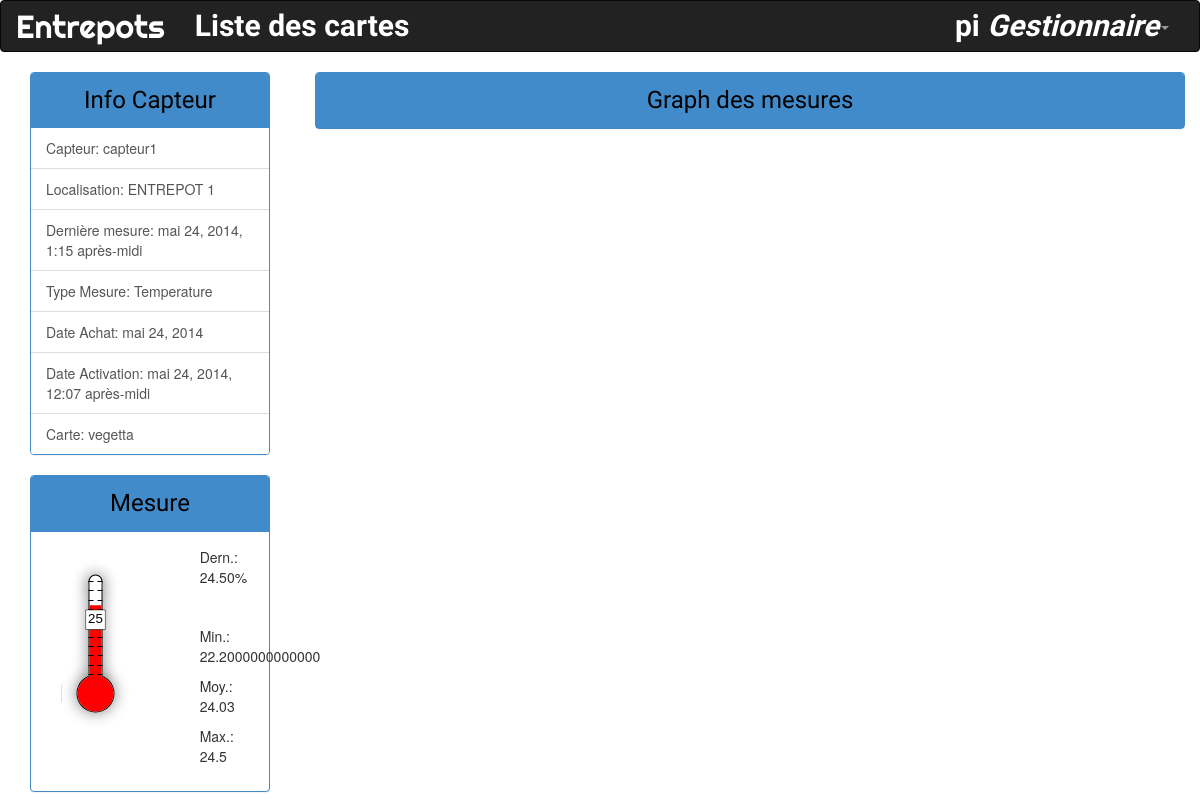
The app's page /mesure/capteur/capteur1/ (signed in), older data.
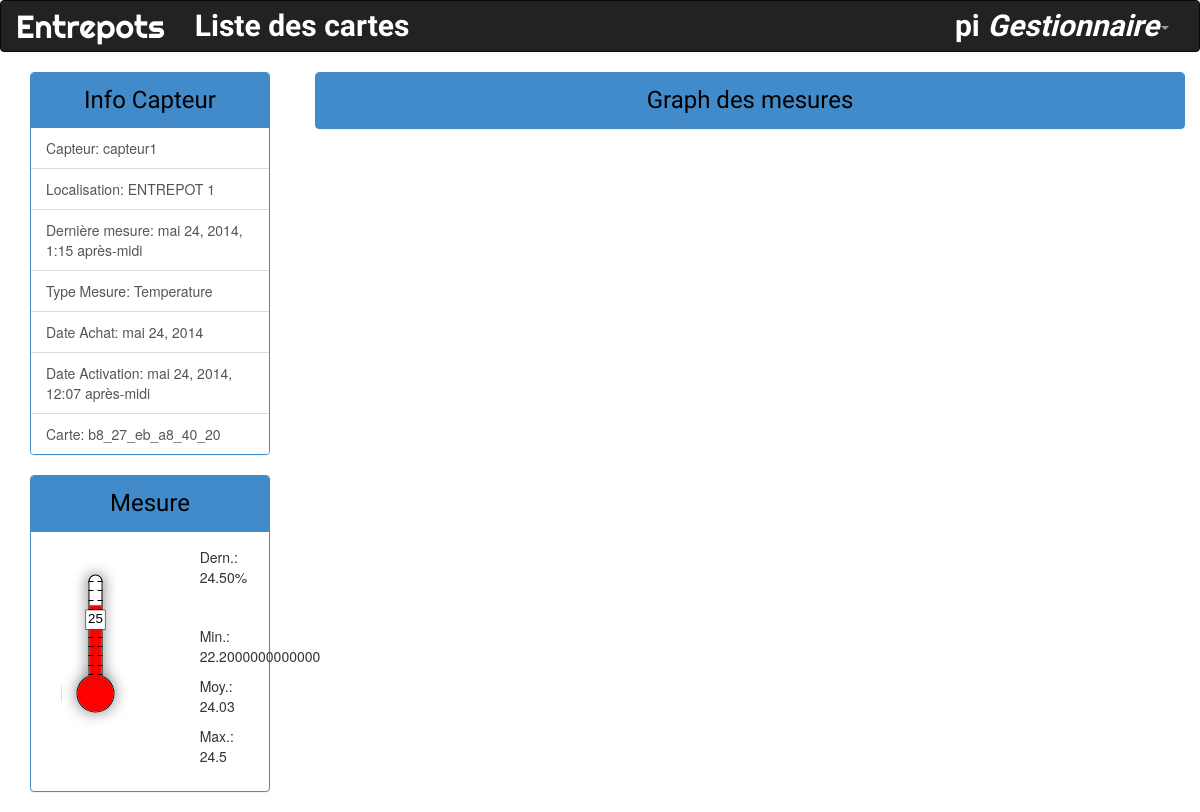
The same page, newer data.
### moniteur/models.py (models this page shows, shortened)
class Capteur(models.Model):
    objects = CapteurManager()
    slug = models.SlugField(max_length=30, unique=True, blank=True)
    ENTREPOT1 = 'ENTREPOT_1'
    ENTREPOT2 = 'ENTREPOT_2'
    ENTREPOT3 = 'ENTREPOT_3'
    ENTREPOT4 = 'ENTREPOT_4'
    LOCAL_CHOICES = (
        (ENTREPOT1, 'Entrepot 1'),
        (ENTREPOT2, 'Entrepot 2'),
        (ENTREPOT3, 'Entrepot 3'),
        (ENTREPOT4, 'Entrepot 4'),
    )
    HYGROMETRIE = 'Hygrometrie'
    TEMPERATURE = 'Temperature'
    MESURE_TYPE = (
        (HYGROMETRIE, 'Hygrometrie'),
        (TEMPERATURE, 'Temperature'),
    )
    localisation= models.CharField(max_length=10,
                                   choices=LOCAL_CHOICES,
                                   default=ENTREPOT1)
    type_mesure = models.CharField(max_length=12,
                                   choices=MESURE_TYPE,
                                   default=TEMPERATURE,
                                   blank=True,
                                   null=True)
    nom_capteur = models.CharField(max_length=30, unique=True)
    marque = models.CharField(max_length=30, blank=True, null=True)
    date_activation = models.DateTimeField(blank=True, null=True)
    date_achat = models.DateField(blank=True, null=True)
    carte = models.ForeignKey(Carte)

class Carte(models.Model):
    objects = CarteManager()
    slug = models.SlugField(max_length=30, unique=True, blank=True)
    RASPBERRY = 'Raspberry'
    ARDUINO = 'Arduino'
    DALLAS = 'Dallas'
    CARTE_TYPE = (
        (RASPBERRY, 'Raspberry'),
        (ARDUINO, 'Arduino'),
        (DALLAS, 'Dallas'),
    )
    nom_carte = models.CharField(max_length=30, unique=True)
    type_carte = models.CharField(max_length=12,
                                   choices=CARTE_TYPE,
                                   default=RASPBERRY,
                                   blank=True,
                                   null=True)
    mac = models.CharField(max_length=30, blank=True, unique=True)
    memoire_disque = models.CharField(max_length=30, blank=True, null=True)
    is_activated = models.BooleanField()
    status = models.CharField(max_length=6)
    def __unicode__(self):
        return u"%s" % self.nom_carte

class Mesure(models.Model):
    valeur = models.DecimalField(max_digits=5, decimal_places=2)
    date_mesure = models.DateTimeField(blank=True, null=True)
    capteur = models.ForeignKey(Capteur)

### moniteur/views.py (the view)
# urls.py: url(r'^capteur/(?P<slug>[-_.\w]+)/$', CapteurDetailView.as_view(), name='capteur-detail'),
class CapteurDetailView(DetailView):
    model = Capteur
    context_object_name = 'capteur'
    template_name = 'capteur-detail.html'
    def get_context_data(self, **kwargs):
        context = super(CapteurDetailView, self).get_context_data(**kwargs)
        capteur = self.kwargs['slug']
        capteur = Capteur.objects.get(slug=capteur)
        mesures = Mesure.objects.filter(capteur=capteur)
        stats = mesures.aggregate(Avg('valeur'), Max('valeur'), Min('valeur'))
        capteur.mes_moy = stats['valeur__avg']
        capteur.mes_max = stats['valeur__max']
        capteur.mes_min = stats['valeur__min']
        capteur.last_mesure = mesures.last()
        context['capteur'] = capteur
        context['mesures'] = mesures.order_by('-date_mesure')[:5]
        return context

### moniteur/templatetags/custom_tags.py (called while the page is built)
@register.filter(name='display_name')
def display_name(nom):
    try :
        nom = nom.replace("_", " ")
    except:
        nom = None
    return nom

### visualisation/templates/capteur-detail.html (shortened to what this page needs)
{% extends "base.html" %}
{% load i18n %}
{% load widget_tweaks %}
{% load custom_tags %}
{% block content %}
<div class="row-fluid">
    <div class="col-md-3">
       <div class="col-md-12">
         <div class="panel panel-primary">
             <div class="panel-heading"><center>Info Capteur</center></div>
                 {% include "blocks/base_info_capteur.html" %}
         </div>
       </div>
       <div class="col-md-12">
         <div class="panel panel-primary">
             <div class="panel-heading"><center>Mesure</center></div>
             <div class="panel-body ">
                 <div class="col-md-8">
                     {% if capteur.type_mesure == 'Temperature' %}
                 	<a id="" class="" href="/mesure/capteur/{{capteur.nom_capteur}}">{% include "blocks/thermometer.html" %}</a>
                     {% else %}
                 	<a id="" class="" href="/mesure/capteur/{{capteur.nom_capteur}}">{% include "blocks/hygrometrie.html" %}</a>
                     {% endif %}
                 </div>
                 <div class="col-md-4">
                     <div class="">
                    <p>Dern.: {{ capteur.last_mesure.valeur }}%</p>
                     </div>
                     <div class="" style="margin-top:100%">
                 	<p>Min.: {{ capteur.mes_min }}</p>
                 	<p>Moy.: {{ capteur.mes_moy | floatformat:2 }}</p>
                 	<p>Max.: {{ capteur.mes_max }}</p>
                     </div>
                 </div>
             </div>
         </div>
       </div>
    </div>
    <div class="col-md-9">
       <div class="panel panel-primary">
            <div class="panel-heading"><center>Graph des mesures</center></div>
            {% include "blocks/line_chart_capteur.html" %}
       </div>
    </div>
</div>
{% endblock %}

### visualisation/templates/blocks/base_info_capteur.html
{% load custom_tags %}
<div class="list-group">
    <a href="#" class="list-group-item">Capteur: {{capteur.nom_capteur}}</a>
    <a href="/mesure/localisation/{{capteur.localisation}}" class="list-group-item">Localisation: {{capteur.localisation | display_name}}</a>
    <a href="" class="list-group-item">Dernière mesure: {{ capteur.last_mesure.date_mesure }}</a>
    <a href="" class="list-group-item">Type Mesure: {{capteur.type_mesure}}</a>
    {% for group in user.groups.all %}
        {% if group.name == 'Gestionnaire' %}
            <a href="" class="list-group-item">Date Achat: {{capteur.date_achat}}</a>
            <a href="" class="list-group-item">Date Activation: {{capteur.date_activation}}</a>
            <a href="/mesure/carte/{{capteur.carte.slug}}" class="list-group-item">Carte: {{capteur.carte}}</a>
        {% endif %}
    {% endfor %}
</div>

Row changes from the older to the newer data that the page shows:
changed Capteur "capteur1": carte "vegetta" → "b8_27_eb_a8_40_20"
